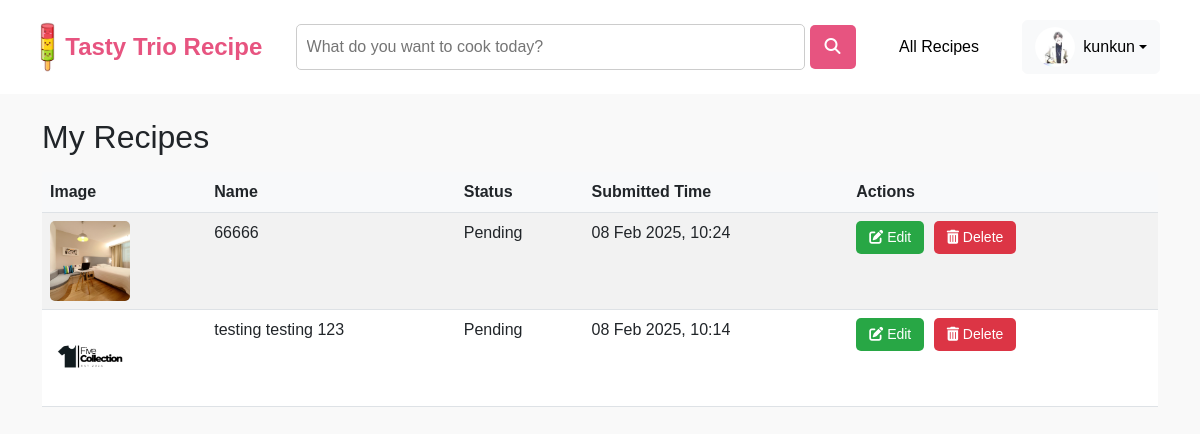
Screenshot of /user_recipe.php (signed in) with the database file from the repository.
### tables this page shows
CREATE TABLE `registered_user` (
  `userID` int(11) NOT NULL,
  `userImg` varchar(255) DEFAULT NULL,
  `userName` varchar(255) NOT NULL,
  `userEmail` varchar(255) NOT NULL,
  `userPass` varchar(255) NOT NULL,
  `userBio` text DEFAULT NULL,
  `favID` int(11) DEFAULT NULL,
  `reset_token` varchar(255) DEFAULT NULL,
  `userStatus` ENUM('Active', 'Inactive', 'Banned') NOT NULL DEFAULT 'Active'
);

CREATE TABLE `recipe` (
  `recipeID` int(11) NOT NULL,
  `recipeImg` varchar(255) DEFAULT NULL,
  `recipeName` varchar(255) NOT NULL,
  `recipeIngred` text NOT NULL,
  `recipeDesc` text NOT NULL,
  `recipeDate` timestamp NOT NULL DEFAULT current_timestamp(),
  `recipeStatus` varchar(255) NOT NULL,
  `remark` text DEFAULT NULL,
  `userID` int(11) DEFAULT NULL,
  `diffID` int(11) DEFAULT NULL,
  `typeID` int(11) DEFAULT NULL
);

### user_recipe.php (the view, shortened to what this page needs)
<?php
include 'db.php';
if (!isset($_SESSION['userID'])) {
    header("Location: index.php");
    exit();
} else {
    $userImg = 'uploads/default.png';
    $userName = 'Guest';
    $userID = $_SESSION['userID'];
    $query = "SELECT userImg, userName, userEmail, userBio FROM registered_user WHERE userID = ?";
    $stmt = $conn->prepare($query);
    if ($stmt) {
        $stmt->bind_param("i", $userID);
        if ($stmt->execute()) {
            $result = $stmt->get_result();
            if ($result->num_rows > 0) {
                $userData = $result->fetch_assoc();
                $userImg = $userData['userImg'];
                $userName = $userData['userName'];
            }
        }
    }
}
$userID = $_SESSION['userID'];
$query = "SELECT recipeID, recipeImg, recipeName, recipeStatus, recipeDate
          FROM recipe
          WHERE userID = ?
          ORDER BY recipeDate DESC";
$stmt = $conn->prepare($query);
$stmt->bind_param("i", $userID);
$stmt->execute();
$result = $stmt->get_result();
?>
<!DOCTYPE html>
<html lang="en">
<head>
    <link rel="stylesheet" href="https://cdn.jsdelivr.net/npm/bootstrap@5.3.0/dist/css/bootstrap.min.css">
    <link rel="stylesheet" href="https://cdnjs.cloudflare.com/ajax/libs/font-awesome/6.4.2/css/all.min.css">
</head>
<body>
<?php include('header.php'); ?>
<div class="container mt-4">
    <h2 class="mb-3">My Recipes</h2>
    <table class="table table-striped">
        <thead>
            <tr>
                <th>Image</th>
                <th>Name</th>
                <th>Status</th>
                <th>Submitted Time</th>
                <th>Actions</th>
            </tr>
        </thead>
        <tbody>
            <?php while ($row = $result->fetch_assoc()): ?>
                <tr>
                    <td>
                        <img src="<?= !empty($row['recipeImg']) ? htmlspecialchars($row['recipeImg']) : 'uploads/default_recipe.png' ?>"
                             alt="<?= htmlspecialchars($row['recipeName']) ?>">
                    </td>
                    <td><?= htmlspecialchars($row['recipeName']) ?></td>
                    <td><?= htmlspecialchars($row['recipeStatus']) ?></td>
                    <td><?= htmlspecialchars(date("d M Y, H:i", strtotime($row['recipeDate']))) ?></td>
                    <td class="action-buttons">
                        <a href="edit_recipe.php?recipeID=<?= $row['recipeID'] ?>" class="btn edit-btn btn-sm">
                            <i class="fas fa-edit"></i> Edit
                        </a>
                        <a href="delete_recipe.php?recipeID=<?= $row['recipeID'] ?>" class="btn delete-btn btn-sm"
                           onclick="return confirm('Are you sure you want to delete this recipe?');">
                            <i class="fas fa-trash-alt"></i> Delete
                        </a>
                    </td>
                </tr>
            <?php endwhile; ?>
        </tbody>
    </table>
</div>
</body>
</html>

### header.php (shortened to what this page needs)
<!DOCTYPE html>
<html lang="en">
<head>
</head>
<body>
<header>
    <div class="logo-title">
        <img src="assets/pic/TastyTrioLogo.png" alt="Logo">
        <a href="home.php"><h1>Tasty Trio Recipe</h1></a>
    </div>
    <form action="searchRecipe.php" method="GET" class="search-bar">
        <input type="text" name="query" placeholder="What do you want to cook today?" required>
        <button type="submit"><i class="fas fa-search"></i></button>
    </form>
    <nav class="navbar">
        <a href="eRecipeList.php"> All Recipes</a>
    </nav>
    <div class="profile-dropdown">
        <button class="btn btn-light dropdown-toggle d-flex align-items-center" type="button" id="dropdownMenuButton" data-bs-toggle="dropdown" aria-expanded="false">
            <img src="<?php echo htmlspecialchars($userImg); ?>" alt="Profile">
            <span class="ms-2"><?php echo htmlspecialchars($userName); ?></span>
        </button>
    </div>
</header>
</body>
</html>

### user_recipe.php (style rules this page uses)
.table th { background-color: #f8f9fa; }
.table img { width: 80px; height: 80px; object-fit: cover; border-radius: 5px; }
.action-buttons a { text-decoration: none; padding: 5px 12px; border-radius: 5px; font-size: 14px; margin-right: 5px; }
.edit-btn { background-color: #28a745; color: white; }
.delete-btn { background-color: #dc3545; color: white; }

### header.php (style rules this page uses)
body { font-family: 'Poppins', sans-serif; margin: 0; padding: 0; background-color: #f9f9f9; }
header { display: flex; justify-content: space-between; align-items: center; padding: 20px 40px; background-color: white; }
.logo-title { display: flex; align-items: center; }
.logo-title img { height: 50px; margin-right: 10px; }
.logo-title a { text-decoration: none; }
.logo-title h1 { font-size: 24px; font-weight: 600; margin: 0; color: #E75480; }
.search-bar { display: flex; align-items: center; width: 50%; }
.search-bar input { flex-grow: 1; padding: 10px; border: 1px solid #ccc; border-radius: 5px; font-family: 'Poppins', sans-serif; }
.search-bar button { background-color: #E75480; color: white; border: none; padding: 10px 15px; border-radius: 5px; cursor: pointer; margin-left: 5px; }
.navbar { display: flex; gap: 20px; }
.navbar a { text-decoration: none; color: black; font-weight: 500; padding: 5px 10px; transition: color 0.3s ease, border-bottom 0.3s ease; }
.profile-dropdown { position: relative; display: inline-block; }
.profile-dropdown img { width: 40px; height: 40px; border-radius: 50%; object-fit: cover; cursor: pointer; }

### rows the page displays
registered_user: userImg (picture), userName "kunkun"
recipe: recipeImg (picture), recipeName "66666", recipeStatus "Pending", recipeDate "08 Feb 2025, 10:24"
recipe: recipeImg (picture), recipeName "testing testing 123", recipeStatus "Pending", recipeDate "08 Feb 2025, 10:14"
